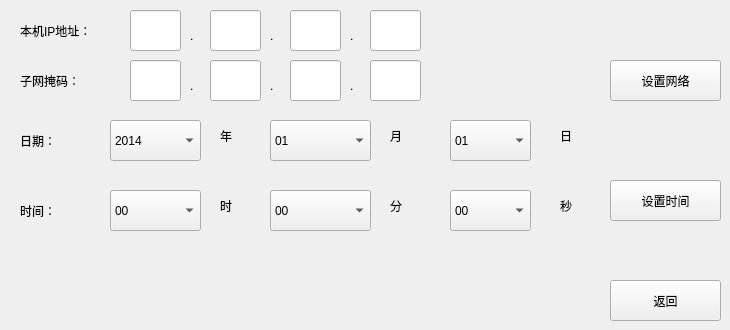
     <widget class="QWidget" name="tab">
      <attribute name="title">
       <string>时钟及IP</string>
      </attribute>
      <widget class="QComboBox" name="comboBoxYear">
       <property name="geometry">
        <rect>
         <x>110</x>
         <y>120</y>
         <width>91</width>
         <height>41</height>
        </rect>
       </property>
       <property name="styleSheet">
        <string notr="true">font: 16pt &quot;黑体&quot;;</string>
       </property>
       <item>
        <property name="text">
         <string>2014</string>
        </property>
       </item>
       <item>
        <property name="text">
         <string>2015</string>
        </property>
       </item>
       <item>
        <property name="text">
         <string>2016</string>
        </property>
       </item>
       <item>
        <property name="text">
         <string>2017</string>
        </property>
       </item>
       <item>
        <property name="text">
         <string>2018</string>
        </property>
       </item>
       <item>
        <property name="text">
         <string>2019</string>
        </property>
       </item>
       <item>
        <property name="text">
         <string>2020</string>
        </property>
       </item>
       <item>
        <property name="text">
         <string>2021</string>
        </property>
       </item>
       <item>
        <property name="text">
         <string>2022</string>
        </property>
       </item>
       <item>
        <property name="text">
         <string>2023</string>
        </property>
       </item>
       <item>
        <property name="text">
         <string>2024</string>
        </property>
       </item>
       <item>
        <property name="text">
         <string>2025</string>
        </property>
       </item>
       <item>
        <property name="text">
         <string>2026</string>
        </property>
       </item>
       <item>
        <property name="text">
         <string>2027</string>
        </property>
       </item>
       <item>
        <property name="text">
         <string>2028</string>
        </property>
       </item>
       <item>
        <property name="text">
         <string>2029</string>
        </property>
       </item>
       <item>
        <property name="text">
         <string>2030</string>
        </property>
       </item>
       <item>
        <property name="text">
         <string>2031</string>
        </property>
       </item>
       <item>
        <property name="text">
         <string>2032</string>
        </property>
       </item>
       <item>
        <property name="text">
         <string>2033</string>
        </property>
       </item>
       <item>
        <property name="text">
         <string>2034</string>
        </property>
       </item>
       <item>
        <property name="text">
         <string>2035</string>
        </property>
       </item>
       <item>
        <property name="text">
         <string>2036</string>
        </property>
       </item>
       <item>
        <property name="text">
         <string>2037</string>
        </property>
       </item>
       <item>
        <property name="text">
         <string>2038</string>
        </property>
       </item>
       <item>
        <property name="text">
         <string>2039</string>
        </property>
       </item>
       <item>
        <property name="text">
         <string>2040</string>
        </property>
       </item>
       <item>
        <property name="text">
         <string>2041</string>
        </property>
       </item>
       <item>
        <property name="text">
         <string>2042</string>
        </property>
       </item>
       <item>
        <property name="text">
         <string>2043</string>
        </property>
       </item>
       <item>
        <property name="text">
         <string>2044</string>
        </property>
       </item>
       <item>
        <property name="text">
         <string>2045</string>
        </property>
       </item>
       <item>
        <property name="text">
         <string>2046</string>
        </property>
       </item>
       <item>
        <property name="text">
         <string>2047</string>
        </property>
       </item>
       <item>
        <property name="text">
         <string>2048</string>
        </property>
       </item>
       <item>
        <property name="text">
         <string>2049</string>
        </property>
       </item>
       <item>
        <property name="text">
         <string>2050</string>
        </property>
       </item>
      </widget>
      <widget class="QComboBox" name="comboBoxMonth">
       <property name="geometry">
        <rect>
         <x>270</x>
         <y>120</y>
         <width>101</width>
         <height>41</height>
        </rect>
       </property>
       <property name="styleSheet">
        <string notr="true">font: 16pt &quot;黑体&quot;;</string>
       </property>
       <item>
        <property name="text">
         <string>01</string>
        </property>
       </item>
       <item>
        <property name="text">
         <string>02</string>
        </property>
       </item>
       <item>
        <property name="text">
         <string>03</string>
        </property>
       </item>
       <item>
        <property name="text">
         <string>04</string>
        </property>
       </item>
       <item>
        <property name="text">
         <string>05</string>
        </property>
       </item>
       <item>
        <property name="text">
         <string>06</string>
        </property>
       </item>
       <item>
        <property name="text">
         <string>07</string>
        </property>
       </item>
       <item>
        <property name="text">
         <string>08</string>
        </property>
       </item>
       <item>
        <property name="text">
         <string>09</string>
        </property>
       </item>
       <item>
        <property name="text">
         <string>10</string>
        </property>
       </item>
       <item>
        <property name="text">
         <string>11</string>
        </property>
       </item>
       <item>
        <property name="text">
         <string>12</string>
        </property>
       </item>
      </widget>
      <widget class="QComboBox" name="comboBoxDay">
       <property name="geometry">
        <rect>
         <x>450</x>
         <y>120</y>
         <width>81</width>
         <height>41</height>
        </rect>
       </property>
       <property name="styleSheet">
        <string notr="true">font: 16pt &quot;黑体&quot;;</string>
       </property>
       <item>
        <property name="text">
         <string>01</string>
        </property>
       </item>
       <item>
        <property name="text">
         <string>02</string>
        </property>
       </item>
       <item>
        <property name="text">
         <string>03</string>
        </property>
       </item>
       <item>
        <property name="text">
         <string>04</string>
        </property>
       </item>
       <item>
        <property name="text">
         <string>05</string>
        </property>
       </item>
       <item>
        <property name="text">
         <string>06</string>
        </property>
       </item>
       <item>
        <property name="text">
         <string>07</string>
        </property>
       </item>
       <item>
        <property name="text">
         <string>08</string>
        </property>
       </item>
       <item>
        <property name="text">
         <string>09</string>
        </property>
       </item>
       <item>
        <property name="text">
         <string>10</string>
        </property>
       </item>
       <item>
        <property name="text">
         <string>11</string>
        </property>
       </item>
       <item>
        <property name="text">
         <string>12</string>
        </property>
       </item>
       <item>
        <property name="text">
         <string>14</string>
        </property>
       </item>
       <item>
        <property name="text">
         <string>15</string>
        </property>
       </item>
       <item>
        <property name="text">
         <string>16</string>
        </property>
       </item>
       <item>
        <property name="text">
         <string>17</string>
        </property>
       </item>
       <item>
        <property name="text">
         <string>18</string>
        </property>
       </item>
       <item>
        <property name="text">
         <string>19</string>
        </property>
       </item>
       <item>
        <property name="text">
         <string>20</string>
        </property>
       </item>
       <item>
        <property name="text">
         <string>21</string>
        </property>
       </item>
       <item>
        <property name="text">
         <string>22</string>
        </property>
       </item>
       <item>
        <property name="text">
         <string>23</string>
        </property>
       </item>
       <item>
        <property name="text">
         <string>24</string>
        </property>
       </item>
       <item>
        <property name="text">
         <string>25</string>
        </property>
       </item>
       <item>
        <property name="text">
         <string>26</string>
        </property>
       </item>
       <item>
        <property name="text">
         <string>27</string>
        </property>
       </item>
       <item>
        <property name="text">
         <string>28</string>
        </property>
       </item>
       <item>
        <property name="text">
         <string>29</string>
        </property>
       </item>
       <item>
        <property name="text">
         <string>30</string>
        </property>
       </item>
       <item>
        <property name="text">
         <string>31</string>
        </property>
       </item>
      </widget>
      <widget class="QLabel" name="label">
       <property name="geometry">
        <rect>
         <x>220</x>
         <y>110</y>
         <width>31</width>
         <height>51</height>
        </rect>
       </property>
       <property name="text">
        <string>年</string>
       </property>
      </widget>
      <widget class="QLabel" name="label_2">
       <property name="geometry">
        <rect>
         <x>390</x>
         <y>110</y>
         <width>31</width>
         <height>51</height>
        </rect>
       </property>
       <property name="text">
        <string>月</string>
       </property>
      </widget>
      <widget class="QLabel" name="label_3">
       <property name="geometry">
        <rect>
         <x>560</x>
         <y>110</y>
         <width>31</width>
         <height>51</height>
        </rect>
       </property>
       <property name="text">
        <string>日</string>
       </property>
      </widget>
      <widget class="QLabel" name="label_4">
       <property name="geometry">
        <rect>
         <x>20</x>
         <y>110</y>
         <width>81</width>
         <height>61</height>
        </rect>
       </property>
       <property name="text">
        <string>日期：</string>
       </property>
      </widget>
      <widget class="QLabel" name="label_9">
       <property name="geometry">
        <rect>
         <x>220</x>
         <y>180</y>
         <width>31</width>
         <height>51</height>
        </rect>
       </property>
       <property name="text">
        <string>时</string>
       </property>
      </widget>
      <widget class="QComboBox" name="comboBoxSec">
       <property name="geometry">
        <rect>
         <x>450</x>
         <y>190</y>
         <width>81</width>
         <height>41</height>
        </rect>
       </property>
       <property name="styleSheet">
        <string notr="true">font: 16pt &quot;黑体&quot;;</string>
       </property>
       <item>
        <property name="text">
         <string>00</string>
        </property>
       </item>
       <item>
        <property name="text">
         <string>01</string>
        </property>
       </item>
       <item>
        <property name="text">
         <string>02</string>
        </property>
       </item>
       <item>
        <property name="text">
         <string>03</string>
        </property>
       </item>
       <item>
        <property name="text">
         <string>04</string>
        </property>
       </item>
       <item>
        <property name="text">
         <string>05</string>
        </property>
       </item>
       <item>
        <property name="text">
         <string>06</string>
        </property>
       </item>
       <item>
        <property name="text">
         <string>07</string>
        </property>
       </item>
       <item>
        <property name="text">
         <string>08</string>
        </property>
       </item>
       <item>
        <property name="text">
         <string>09</string>
        </property>
       </item>
       <item>
        <property name="text">
         <string>10</string>
        </property>
       </item>
       <item>
        <property name="text">
         <string>11</string>
        </property>
       </item>
       <item>
        <property name="text">
         <string>12</string>
        </property>
       </item>
       <item>
        <property name="text">
         <string>14</string>
        </property>
       </item>
       <item>
        <property name="text">
         <string>15</string>
        </property>
       </item>
       <item>
        <property name="text">
         <string>16</string>
        </property>
       </item>
       <item>
        <property name="text">
         <string>17</string>
        </property>
       </item>
       <item>
        <property name="text">
         <string>18</string>
        </property>
       </item>
       <item>
        <property name="text">
         <string>19</string>
        </property>
       </item>
       <item>
        <property name="text">
         <string>20</string>
        </property>
       </item>
       <item>
        <property name="text">
         <string>21</string>
        </property>
       </item>
       <item>
        <property name="text">
         <string>22</string>
        </property>
       </item>
       <item>
        <property name="text">
         <string>23</string>
        </property>
       </item>
       <item>
        <property name="text">
         <string>24</string>
        </property>
       </item>
       <item>
        <property name="text">
         <string>25</string>
        </property>
       </item>
       <item>
        <property name="text">
         <string>26</string>
        </property>
       </item>
       <item>
        <property name="text">
         <string>27</string>
        </property>
       </item>
       <item>
        <property name="text">
         <string>28</string>
        </property>
       </item>
       <item>
        <property name="text">
         <string>29</string>
        </property>
       </item>
       <item>
        <property name="text">
         <string>30</string>
        </property>
       </item>
       <item>
        <property name="text">
         <string>31</string>
        </property>
       </item>
       <item>
        <property name="text">
         <string>32</string>
        </property>
       </item>
       <item>
        <property name="text">
         <string>33</string>
        </property>
       </item>
       <item>
        <property name="text">
         <string>34</string>
        </property>
       </item>
       <item>
        <property name="text">
         <string>35</string>
        </property>
       </item>
       <item>
        <property name="text">
         <string>36</string>
        </property>
       </item>
       <item>
        <property name="text">
         <string>37</string>
        </property>
       </item>
       <item>
        <property name="text">
         <string>38</string>
        </property>
       </item>
       <item>
        <property name="text">
         <string>39</string>
        </property>
       </item>
       <item>
        <property name="text">
         <string>40</string>
        </property>
       </item>
       <item>
        <property name="text">
         <string>41</string>
        </property>
       </item>
       <item>
        <property name="text">
         <string>42</string>
        </property>
       </item>
       <item>
        <property name="text">
         <string>43</string>
        </property>
       </item>
       <item>
        <property name="text">
         <string>44</string>
        </property>
       </item>
       <item>
        <property name="text">
         <string>45</string>
        </property>
       </item>
       <item>
        <property name="text">
         <string>46</string>
        </property>
       </item>
       <item>
        <property name="text">
         <string>47</string>
        </property>
       </item>
       <item>
        <property name="text">
         <string>48</string>
        </property>
       </item>
       <item>
        <property name="text">
         <string>49</string>
        </property>
       </item>
       <item>
        <property name="text">
         <string>50</string>
        </property>
       </item>
       <item>
        <property name="text">
         <string>51</string>
        </property>
       </item>
       <item>
        <property name="text">
         <string>52</string>
        </property>
       </item>
       <item>
        <property name="text">
         <string>53</string>
        </property>
       </item>
       <item>
        <property name="text">
         <string>54</string>
        </property>
       </item>
       <item>
        <property name="text">
         <string>55</string>
        </property>
       </item>
       <item>
        <property name="text">
         <string>56</string>
        </property>
       </item>
       <item>
        <property name="text">
         <string>57</string>
        </property>
       </item>
       <item>
        <property name="text">
         <string>58</string>
        </property>
       </item>
       <item>
        <property name="text">
         <string>59</string>
        </property>
       </item>
      </widget>
      <widget class="QComboBox" name="comboBoxMin">
       <property name="geometry">
        <rect>
         <x>270</x>
         <y>190</y>
         <width>101</width>
         <height>41</height>
        </rect>
       </property>
       <property name="styleSheet">
        <string notr="true">font: 16pt &quot;黑体&quot;;</string>
       </property>
       <item>
        <property name="text">
         <string>00</string>
        </property>
       </item>
       <item>
        <property name="text">
         <string>01</string>
        </property>
       </item>
       <item>
        <property name="text">
         <string>02</string>
        </property>
       </item>
       <item>
        <property name="text">
         <string>03</string>
        </property>
       </item>
       <item>
        <property name="text">
         <string>04</string>
        </property>
       </item>
       <item>
        <property name="text">
         <string>05</string>
        </property>
       </item>
       <item>
        <property name="text">
         <string>06</string>
        </property>
       </item>
       <item>
        <property name="text">
         <string>07</string>
        </property>
       </item>
       <item>
        <property name="text">
         <string>08</string>
        </property>
       </item>
       <item>
        <property name="text">
         <string>09</string>
        </property>
       </item>
       <item>
        <property name="text">
         <string>10</string>
        </property>
       </item>
       <item>
        <property name="text">
         <string>11</string>
        </property>
       </item>
       <item>
        <property name="text">
         <string>12</string>
        </property>
       </item>
       <item>
        <property name="text">
         <string>13</string>
        </property>
       </item>
       <item>
        <property name="text">
         <string>14</string>
        </property>
       </item>
       <item>
        <property name="text">
         <string>15</string>
        </property>
       </item>
       <item>
        <property name="text">
         <string>16</string>
        </property>
       </item>
       <item>
        <property name="text">
         <string>17</string>
        </property>
       </item>
       <item>
        <property name="text">
         <string>18</string>
        </property>
       </item>
       <item>
        <property name="text">
         <string>19</string>
        </property>
       </item>
       <item>
        <property name="text">
         <string>20</string>
        </property>
       </item>
       <item>
        <property name="text">
         <string>21</string>
        </property>
       </item>
       <item>
        <property name="text">
         <string>22</string>
        </property>
       </item>
       <item>
        <property name="text">
         <string>23</string>
        </property>
       </item>
       <item>
        <property name="text">
         <string>24</string>
        </property>
       </item>
       <item>
        <property name="text">
         <string>25</string>
        </property>
       </item>
       <item>
        <property name="text">
         <string>26</string>
        </property>
       </item>
       <item>
        <property name="text">
         <string>27</string>
        </property>
       </item>
       <item>
        <property name="text">
         <string>28</string>
        </property>
       </item>
       <item>
        <property name="text">
         <string>29</string>
        </property>
       </item>
       <item>
        <property name="text">
         <string>30</string>
        </property>
       </item>
       <item>
        <property name="text">
         <string>31</string>
        </property>
       </item>
       <item>
        <property name="text">
         <string>32</string>
        </property>
       </item>
       <item>
        <property name="text">
         <string>33</string>
        </property>
       </item>
       <item>
        <property name="text">
         <string>34</string>
        </property>
       </item>
       <item>
        <property name="text">
         <string>35</string>
        </property>
       </item>
       <item>
        <property name="text">
         <string>36</string>
        </property>
       </item>
       <item>
        <property name="text">
         <string>37</string>
        </property>
       </item>
       <item>
        <property name="text">
         <string>38</string>
        </property>
       </item>
       <item>
        <property name="text">
         <string>39</string>
        </property>
       </item>
       <item>
        <property name="text">
         <string>40</string>
        </property>
       </item>
       <item>
        <property name="text">
         <string>41</string>
        </property>
       </item>
       <item>
        <property name="text">
         <string>42</string>
        </property>
       </item>
       <item>
        <property name="text">
         <string>43</string>
        </property>
       </item>
       <item>
        <property name="text">
         <string>44</string>
        </property>
       </item>
       <item>
        <property name="text">
         <string>45</string>
        </property>
       </item>
       <item>
        <property name="text">
         <string>46</string>
        </property>
       </item>
       <item>
        <property name="text">
         <string>47</string>
        </property>
       </item>
       <item>
        <property name="text">
         <string>48</string>
        </property>
       </item>
       <item>
        <property name="text">
         <string>49</string>
        </property>
       </item>
       <item>
        <property name="text">
         <string>50</string>
        </property>
       </item>
       <item>
        <property name="text">
         <string>51</string>
        </property>
       </item>
       <item>
        <property name="text">
         <string>52</string>
        </property>
       </item>
       <item>
        <property name="text">
         <string>53</string>
        </property>
       </item>
       <item>
        <property name="text">
         <string>54</string>
        </property>
       </item>
       <item>
        <property name="text">
         <string>55</string>
        </property>
       </item>
       <item>
        <property name="text">
         <string>56</string>
        </property>
       </item>
       <item>
        <property name="text">
         <string>57</string>
        </property>
       </item>
       <item>
        <property name="text">
         <string>58</string>
        </property>
       </item>
       <item>
        <property name="text">
         <string>59</string>
        </property>
       </item>
      </widget>
      <widget class="QLabel" name="label_10">
       <property name="geometry">
        <rect>
         <x>390</x>
         <y>180</y>
         <width>31</width>
         <height>51</height>
        </rect>
       </property>
       <property name="text">
        <string>分</string>
       </property>
      </widget>
      <widget class="QLabel" name="label_11">
       <property name="geometry">
        <rect>
         <x>20</x>
         <y>180</y>
         <width>81</width>
         <height>61</height>
        </rect>
       </property>
       <property name="text">
        <string>时间：</string>
       </property>
      </widget>
      <widget class="QComboBox" name="comboBoxHour">
       <property name="geometry">
        <rect>
         <x>110</x>
         <y>190</y>
         <width>91</width>
         <height>41</height>
        </rect>
       </property>
       <property name="styleSheet">
        <string notr="true">font: 16pt &quot;黑体&quot;;</string>
       </property>
       <item>
        <property name="text">
         <string>00</string>
        </property>
       </item>
       <item>
        <property name="text">
         <string>01</string>
        </property>
       </item>
       <item>
        <property name="text">
         <string>02</string>
        </property>
       </item>
       <item>
        <property name="text">
         <string>03</string>
        </property>
       </item>
       <item>
        <property name="text">
         <string>04</string>
        </property>
       </item>
       <item>
        <property name="text">
         <string>05</string>
        </property>
       </item>
       <item>
        <property name="text">
         <string>06</string>
        </property>
       </item>
       <item>
        <property name="text">
         <string>07</string>
        </property>
       </item>
       <item>
        <property name="text">
         <string>08</string>
        </property>
       </item>
       <item>
        <property name="text">
         <string>09</string>
        </property>
       </item>
       <item>
        <property name="text">
         <string>10</string>
        </property>
       </item>
       <item>
        <property name="text">
         <string>11</string>
        </property>
       </item>
       <item>
        <property name="text">
         <string>12</string>
        </property>
       </item>
       <item>
        <property name="text">
         <string>13</string>
        </property>
       </item>
       <item>
        <property name="text">
         <string>14</string>
        </property>
       </item>
       <item>
        <property name="text">
         <string>15</string>
        </property>
       </item>
       <item>
        <property name="text">
         <string>16</string>
        </property>
       </item>
       <item>
        <property name="text">
         <string>17</string>
        </property>
       </item>
       <item>
        <property name="text">
         <string>18</string>
        </property>
       </item>
       <item>
        <property name="text">
         <string>19</string>
        </property>
       </item>
       <item>
        <property name="text">
         <string>20</string>
        </property>
       </item>
       <item>
        <property name="text">
         <string>21</string>
        </property>
       </item>
       <item>
        <property name="text">
         <string>22</string>
        </property>
       </item>
       <item>
        <property name="text">
         <string>23</string>
        </property>
       </item>
      </widget>
      <widget class="QLabel" name="label_12">
       <property name="geometry">
        <rect>
         <x>560</x>
         <y>180</y>
         <width>31</width>
         <height>51</height>
        </rect>
       </property>
       <property name="text">
        <string>秒</string>
       </property>
      </widget>
      <widget class="QLabel" name="label_13">
       <property name="geometry">
        <rect>
         <x>20</x>
         <y>0</y>
         <width>111</width>
         <height>61</height>
        </rect>
       </property>
       <property name="text">
        <string>本机IP地址：</string>
       </property>
      </widget>
      <widget class="QLineEdit" name="IPEdit_1">
       <property name="geometry">
        <rect>
         <x>130</x>
         <y>10</y>
         <width>51</width>
         <height>41</height>
        </rect>
       </property>
      </widget>
      <widget class="QLabel" name="label_14">
       <property name="geometry">
        <rect>
         <x>190</x>
         <y>10</y>
         <width>16</width>
         <height>51</height>
        </rect>
       </property>
       <property name="text">
        <string>.</string>
       </property>
      </widget>
      <widget class="QLineEdit" name="IPEdit_2">
       <property name="geometry">
        <rect>
         <x>210</x>
         <y>10</y>
         <width>51</width>
         <height>41</height>
        </rect>
       </property>
      </widget>
      <widget class="QLineEdit" name="IPEdit_3">
       <property name="geometry">
        <rect>
         <x>290</x>
         <y>10</y>
         <width>51</width>
         <height>41</height>
        </rect>
       </property>
      </widget>
      <widget class="QLabel" name="label_15">
       <property name="geometry">
        <rect>
         <x>350</x>
         <y>10</y>
         <width>16</width>
         <height>51</height>
        </rect>
       </property>
       <property name="text">
        <string>.</string>
       </property>
      </widget>
      <widget class="QLineEdit" name="IPEdit_4">
       <property name="geometry">
        <rect>
         <x>370</x>
         <y>10</y>
         <width>51</width>
         <height>41</height>
        </rect>
       </property>
      </widget>
      <widget class="QLabel" name="label_16">
       <property name="geometry">
        <rect>
         <x>270</x>
         <y>10</y>
         <width>16</width>
         <height>51</height>
        </rect>
       </property>
       <property name="text">
        <string>.</string>
       </property>
      </widget>
      <widget class="QLabel" name="label_17">
       <property name="geometry">
        <rect>
         <x>20</x>
         <y>50</y>
         <width>101</width>
         <height>61</height>
        </rect>
       </property>
       <property name="text">
        <string>子网掩码：</string>
       </property>
      </widget>
      <widget class="QLabel" name="label_18">
       <property name="geometry">
        <rect>
         <x>270</x>
         <y>60</y>
         <width>16</width>
         <height>51</height>
        </rect>
       </property>
       <property name="text">
        <string>.</string>
       </property>
      </widget>
      <widget class="QLineEdit" name="MaskEdit_1">
       <property name="geometry">
        <rect>
         <x>130</x>
         <y>60</y>
         <width>51</width>
         <height>41</height>
        </rect>
       </property>
       <property name="text">
        <string/>
       </property>
      </widget>
      <widget class="QLabel" name="label_19">
       <property name="geometry">
        <rect>
         <x>190</x>
         <y>60</y>
         <width>16</width>
         <height>51</height>
        </rect>
       </property>
       <property name="text">
        <string>.</string>
       </property>
      </widget>
      <widget class="QLineEdit" name="MaskEdit_4">
       <property name="geometry">
        <rect>
         <x>370</x>
         <y>60</y>
         <width>51</width>
         <height>41</height>
        </rect>
       </property>
      </widget>
      <widget class="QLineEdit" name="MaskEdit_3">
       <property name="geometry">
        <rect>
         <x>290</x>
         <y>60</y>
         <width>51</width>
         <height>41</height>
        </rect>
       </property>
      </widget>
      <widget class="QLabel" name="label_20">
       <property name="geometry">
        <rect>
         <x>350</x>
         <y>60</y>
         <width>16</width>
         <height>51</height>
        </rect>
       </property>
       <property name="text">
        <string>.</string>
       </property>
      </widget>
      <widget class="QLineEdit" name="MaskEdit_2">
       <property name="geometry">
        <rect>
         <x>210</x>
         <y>60</y>
         <width>51</width>
         <height>41</height>
        </rect>
       </property>
      </widget>
      <widget class="QPushButton" name="DatetimeConfirmBtn">
       <property name="geometry">
        <rect>
         <x>610</x>
         <y>180</y>
         <width>111</width>
         <height>41</height>
        </rect>
       </property>
       <property name="text">
        <string>设置时间</string>
       </property>
      </widget>
      <widget class="QPushButton" name="DateTimeIPRetBtn">
       <property name="geometry">
        <rect>
         <x>610</x>
         <y>280</y>
         <width>111</width>
         <height>41</height>
        </rect>
       </property>
       <property name="text">
        <string>返回</string>
       </property>
      </widget>
      <widget class="QPushButton" name="IPConfirmBtn">
       <property name="geometry">
        <rect>
         <x>610</x>
         <y>60</y>
         <width>111</width>
         <height>41</height>
        </rect>
       </property>
       <property name="text">
        <string>设置网络</string>
       </property>
      </widget>
     </widget>
